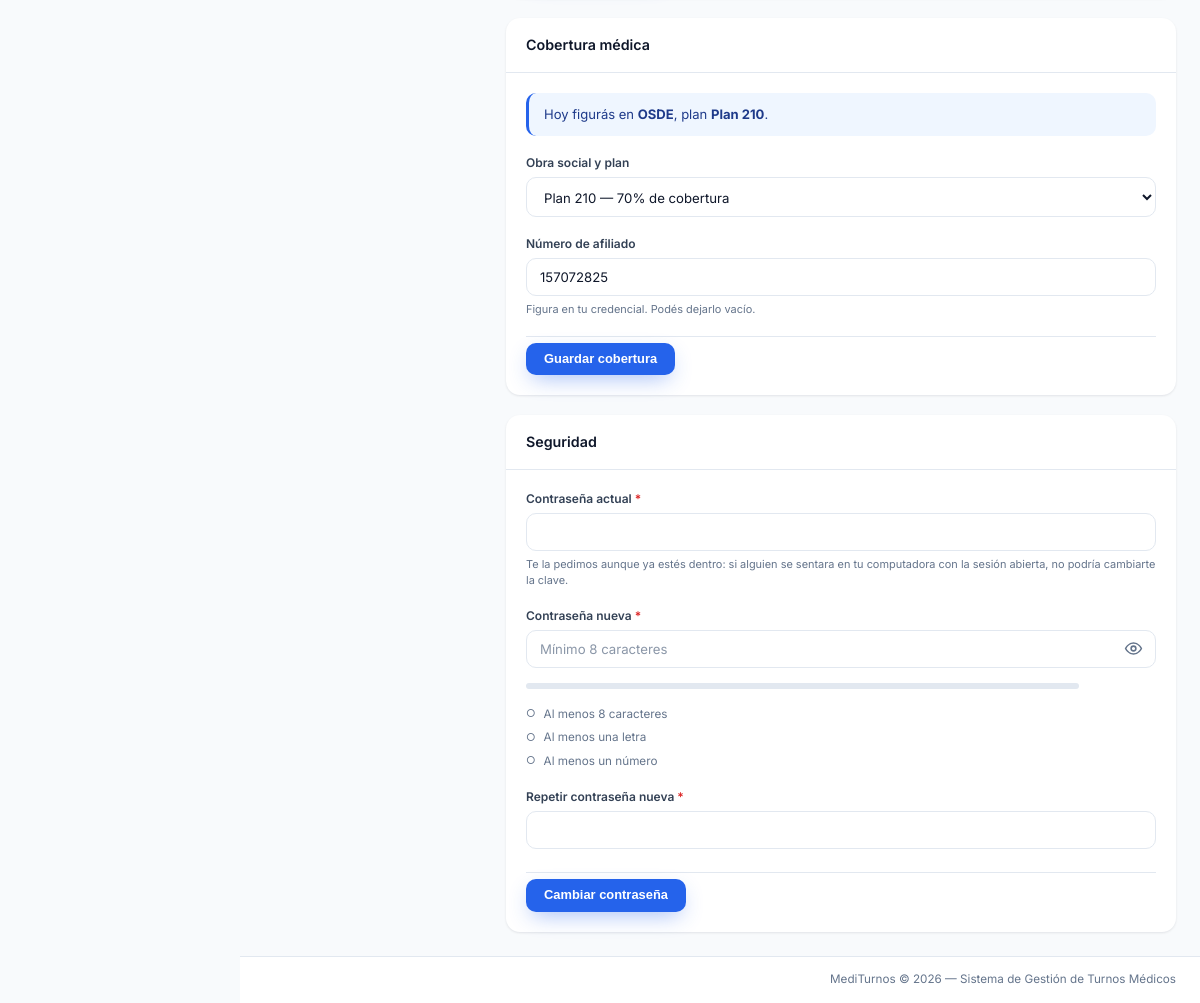
Page /perfil.php (signed in, lower part) on the earlier database version.
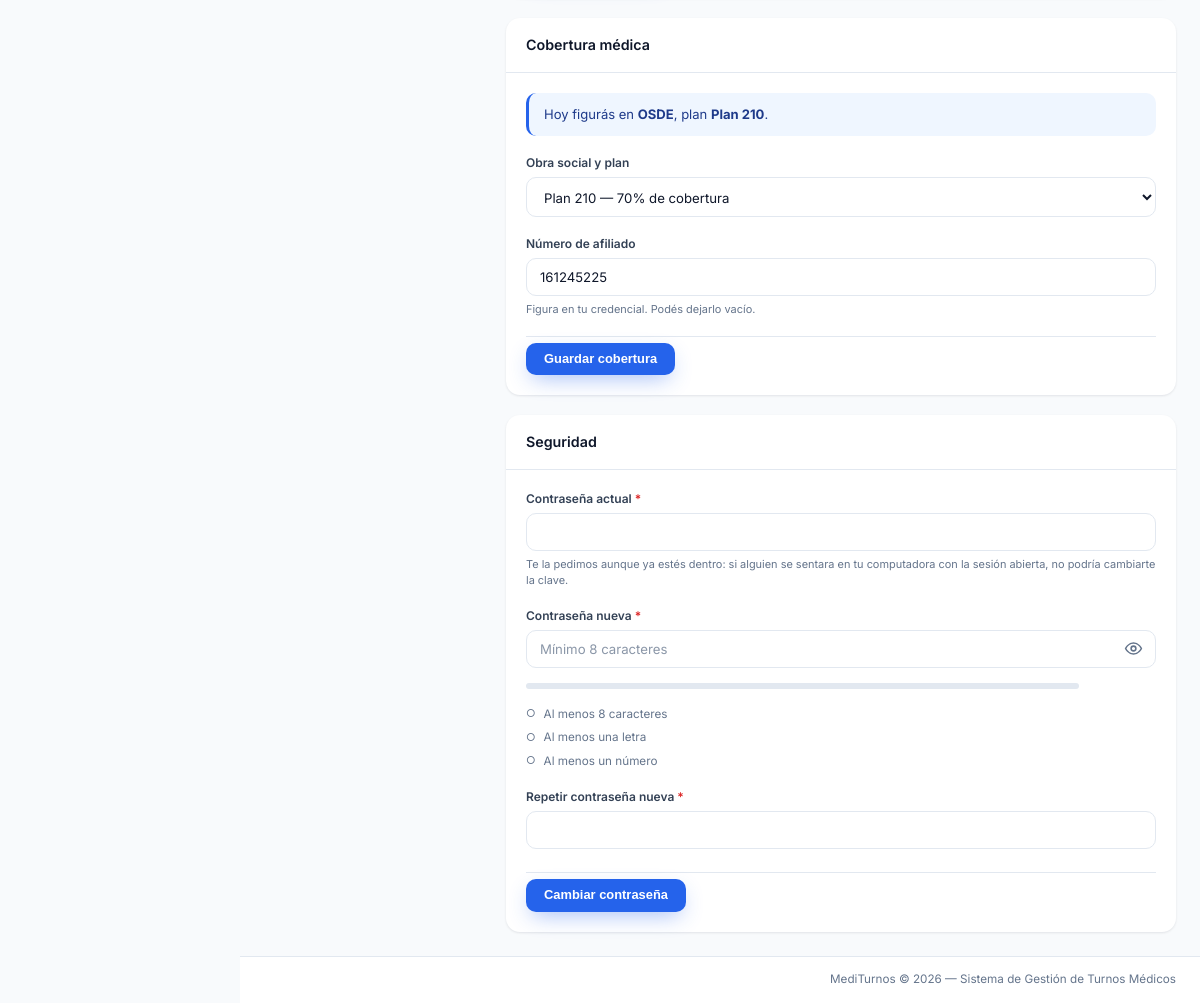
Same page on the later database version.
### tables this page shows
CREATE TABLE `usuario` (
  `id_usuario` int(11) NOT NULL AUTO_INCREMENT,
  `nombre` varchar(30) NOT NULL,
  `apellido` varchar(30) NOT NULL,
  `usuario` varchar(50) NOT NULL,
  `email` varchar(120) NOT NULL,
  `foto` varchar(255) DEFAULT NULL,
  `contrasenia` varchar(255) NOT NULL COMMENT 'Hash bcrypt — nunca texto plano',
  `fecha_alta` date NOT NULL DEFAULT curdate(),
  `fecha_baja` date DEFAULT NULL,
  `estado` varchar(10) NOT NULL DEFAULT 'activo',
  `id_rol` int(11) NOT NULL,
  `id_paciente` int(11) DEFAULT NULL,
  `matricula` int(11) DEFAULT NULL,
  `ultimo_login` datetime DEFAULT NULL,
  `online` tinyint(1) NOT NULL DEFAULT 0,
  PRIMARY KEY (`id_usuario`),
  UNIQUE KEY `usuario` (`usuario`),
  UNIQUE KEY `email` (`email`),
  UNIQUE KEY `id_paciente` (`id_paciente`),
  UNIQUE KEY `matricula` (`matricula`),
  KEY `id_rol` (`id_rol`),
  KEY `idx_usuario_usuario` (`usuario`),
  KEY `idx_usuario_email` (`email`),
  CONSTRAINT `usuario_ibfk_medico` FOREIGN KEY (`matricula`) REFERENCES `medico` (`matricula`) ON DELETE SET NULL ON UPDATE CASCADE,
  CONSTRAINT `usuario_ibfk_paciente` FOREIGN KEY (`id_paciente`) REFERENCES `paciente` (`id_paciente`) ON DELETE SET NULL ON UPDATE CASCADE,
  CONSTRAINT `usuario_ibfk_rol` FOREIGN KEY (`id_rol`) REFERENCES `rol` (`id_rol`) ON UPDATE CASCADE
);

CREATE TABLE `plan_os` (
  `id_plan` int(11) NOT NULL AUTO_INCREMENT,
  `id_obra_social` int(11) NOT NULL,
  `nombre_plan` varchar(100) NOT NULL,
  `porcentaje_cobertura` decimal(5,2) DEFAULT NULL,
  PRIMARY KEY (`id_plan`),
  KEY `id_obra_social` (`id_obra_social`),
  CONSTRAINT `plan_os_ibfk_1` FOREIGN KEY (`id_obra_social`) REFERENCES `obra_social` (`id_obra_social`) ON UPDATE CASCADE
);

### sistema/modelos/Perfil.php (called while the page is built, shortened)
<?php
class Perfil
{
    private PDO $pdo;
    public function __construct(PDO $pdo)
    {
        $this->pdo = $pdo;
    }
    public function cargar(int $idUsuario): array|false
    {
        $stmt = $this->pdo->prepare(
            "SELECT u.id_usuario, u.nombre, u.apellido, u.usuario, u.email,
                    u.foto, u.estado, u.fecha_alta, u.ultimo_login,
                    u.id_paciente, u.matricula,
                    r.nombre AS rol
             FROM   usuario u
             JOIN   rol     r ON r.id_rol = u.id_rol
             WHERE  u.id_usuario = :id
             LIMIT  1"
        );
        $stmt->execute([':id' => $idUsuario]);
        $u = $stmt->fetch();
        $u['dni']          = null;
        $u['fecha_nac']    = null;
        $u['sexo']         = null;
        $u['telefono']     = null;
        $u['direccion']    = null;
        $u['id_plan']      = null;
        $u['nro_afiliado'] = null;
        $u['obra_social']  = null;
        $u['nombre_plan']  = null;
        if (!empty($u['id_paciente'])) {
            $p = $this->pdo->prepare(
                "SELECT dni, fecha_nac, sexo, telefono, direccion
                 FROM   paciente WHERE id_paciente = :id"
            );
            $p->execute([':id' => $u['id_paciente']]);
            if ($fila = $p->fetch()) {
                $u = array_merge($u, $fila);
            }
            $u = array_merge($u, $this->cobertura((int) $u['id_paciente']));
        }
        return $u;
    }
    private function cobertura(int $idPaciente): array
    {
        $stmt = $this->pdo->prepare(
            "SELECT pp.id_plan, pp.nro_afiliado,
                    pl.nombre_plan, os.nombre AS obra_social
             FROM   paciente_plan pp
             JOIN   plan_os       pl ON pl.id_plan        = pp.id_plan
             JOIN   obra_social   os ON os.id_obra_social = pl.id_obra_social
             WHERE  pp.id_paciente = :id
             ORDER  BY pp.fecha_alta DESC
             LIMIT  1"
        );
        $stmt->execute([':id' => $idPaciente]);
        $fila = $stmt->fetch();
        return $fila ?: [
            'id_plan'      => null,
            'nro_afiliado' => null,
            'nombre_plan'  => null,
            'obra_social'  => null,
        ];
    }
}

### includes/seguridad.php (called while the page is built, shortened)
<?php
if (!function_exists('e')) {
    function e(?string $v): string
    {
        return htmlspecialchars($v ?? '', ENT_QUOTES, 'UTF-8');
    }
}

### sistema/modelos/Usuario.php (called while the page is built, shortened)
<?php
class Usuario
{
    private PDO $pdo;
    public function __construct(PDO $pdo)
    {
        $this->pdo = $pdo;
    }
    public function listarPlanesObraSocial(): array
    {
        return $this->pdo->query(
            "SELECT pl.id_plan, pl.nombre_plan, pl.porcentaje_cobertura,
                    os.id_obra_social, os.nombre AS obra_social
             FROM   plan_os pl
             JOIN   obra_social os ON os.id_obra_social = pl.id_obra_social
             ORDER  BY os.nombre, pl.nombre_plan"
        )->fetchAll();
    }
}

### perfil.php (the view, shortened to what the rows shown need)
<?php
require_once __DIR__ . '/includes/seguridad.php';
require_once __DIR__ . '/sistema/controladores/ControladorPerfil.php';
$modelo = new Perfil($pdo);
$perfil = $modelo->cargar((int) $_SESSION['id_usuario']);
$errorSeccion = null;
$usuarios = new Usuario($pdo);
$planes   = !empty($perfil['id_paciente']) ? $usuarios->listarPlanesObraSocial() : [];
$planesPorOs = [];
foreach ($planes as $pl) {
    $planesPorOs[$pl['obra_social']][] = $pl;
}
$v = fn(string $campo, ?string $def = '') =>
    ($errorSeccion !== null && is_string($_POST[$campo] ?? null))
        ? $_POST[$campo]
        : (string) ($def ?? '');
$esPaciente   = !empty($perfil['id_paciente']);
require_once __DIR__ . '/sistema/vistas/layouts/navbar.php';
?>
<div class="perfil-grid">
    <div class="perfil-secciones">
        <?php if ($esPaciente): ?>
        <section class="panel" id="cobertura">
            <div class="panel-header"><span class="panel-titulo">Cobertura médica</span></div>
            <div class="panel-body">
                <?php if ($perfil['obra_social']): ?>
                <p class="cobertura-actual">
                    Hoy figurás en <strong><?= e($perfil['obra_social']) ?></strong>,
                    plan <strong><?= e($perfil['nombre_plan']) ?></strong>.
                </p>
                <?php endif; ?>
                <form method="POST" novalidate id="form-cobertura">
                    <?php $planActual = $v('id_plan', (string) ($perfil['id_plan'] ?? '')); ?>
                    <div class="form-group mb-18">
                        <label for="id_plan">Obra social y plan</label>
                        <select id="id_plan" name="id_plan" class="form-control">
                            <?php foreach ($planesPorOs as $nombreOs => $lista): ?>
                            <optgroup label="<?= e($nombreOs) ?>">
                                <?php foreach ($lista as $pl): ?>
                                <option value="<?= (int) $pl['id_plan'] ?>"
                                    <?= $planActual === (string) $pl['id_plan'] ? 'selected' : '' ?>>
                                    <?= e($pl['nombre_plan']) ?><?php
                                        if ($pl['porcentaje_cobertura'] !== null) {
                                            echo ' — ' . (float) $pl['porcentaje_cobertura'] . '% de cobertura';
                                        } ?>
                                </option>
                                <?php endforeach; ?>
                            </optgroup>
                            <?php endforeach; ?>
                        </select>
                    </div>
                    <div class="form-group mb-18" id="campo-afiliado">
                        <label for="nro_afiliado">Número de afiliado</label>
                        <input type="text" id="nro_afiliado" name="nro_afiliado" class="form-control"
                               maxlength="50" placeholder="Ej: 1234-56789/01"
                               value="<?= e($v('nro_afiliado', $perfil['nro_afiliado'])) ?>">
                        <span class="form-hint">Figura en tu credencial. Podés dejarlo vacío.</span>
                    </div>
                    <div class="form-acciones">
                        <button type="submit" class="btn btn-primario">Guardar cobertura</button>
                    </div>
                </form>
            </div>
        </section>
        <?php endif; ?>
    </div>
</div>
<?php require_once __DIR__ . '/sistema/vistas/layouts/footer.php'; ?>

Differences in the rows shown:
changed usuario "OSDE": nro_afiliado "157072825" → "161245225"
